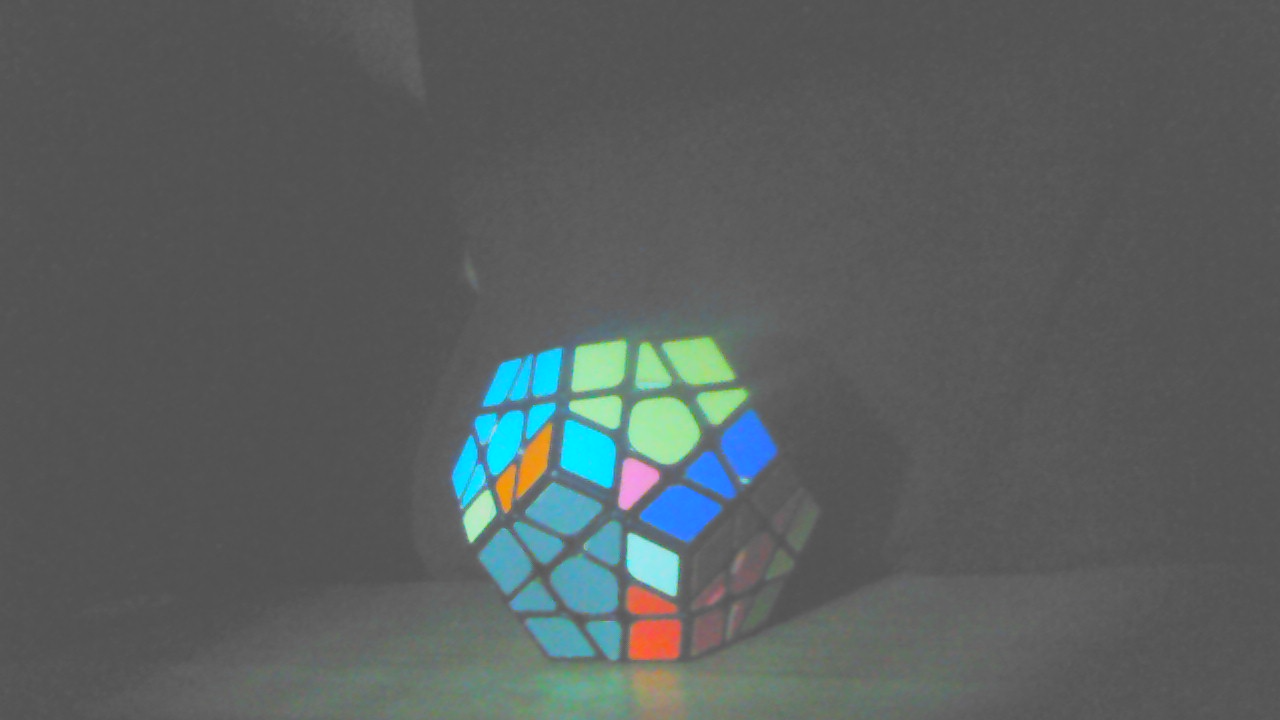
#> input picture CAML/CAM1-01.png, 1280 x 720 px; its folder holds only this picture in this run
$ python Code_3.adjustthresh.py
#> lines starting #> are read from the running program, lines starting #| are printed output that depends on the picture
import numpy as np
import cv2
import os
import glob

horzlino=1280
vertlino=720
img_names = glob.glob("CAML/*.png")
img1=cv2.imread(img_names[0],cv2.IMREAD_GRAYSCALE)
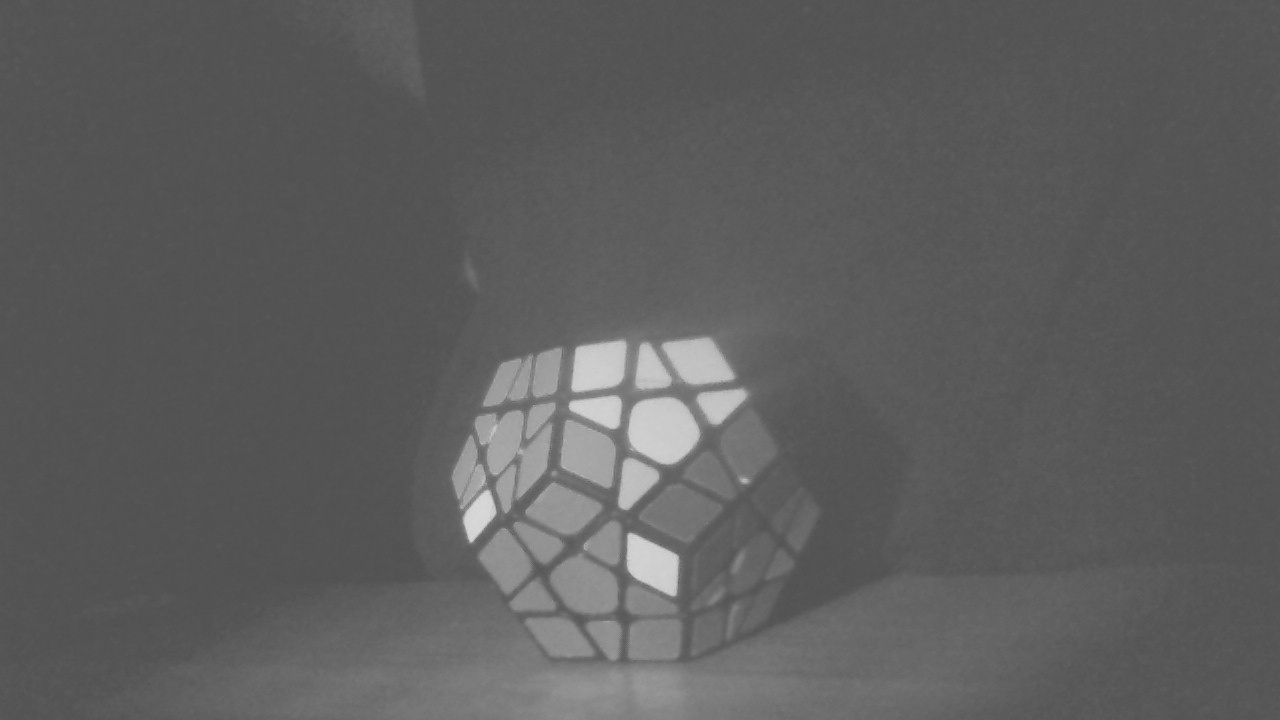
#> img1: shape (720, 1280); min 80, max 219, mean 93.6
ii=50
# adjusting the threshold for processing area and eliminating shadows
# use 'a' and 'd' key to adjust and press 'q' when finished
textColor = (0, 0, 0)
while True:
    ret,img1th = cv2.threshold(img1,ii,255,cv2.THRESH_TOZERO)
#> ret = 50
    cv2.rectangle(img1th,(1,1),(1050,55),255,-1)
    cv2.putText(img1th,"Use 'a' 'd' keys and 'q' when finished, Threshold is "+str(ii), (10,50), cv2.FONT_HERSHEY_SIMPLEX, 1.0, textColor)
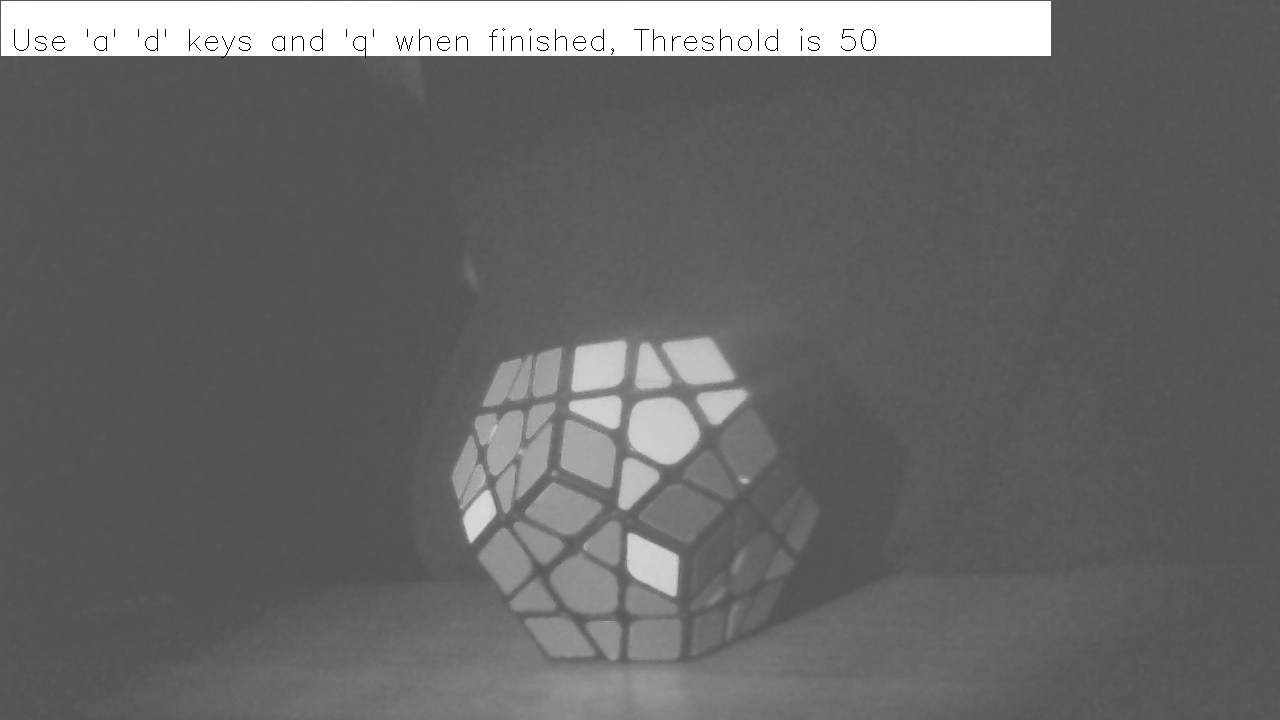
#> img1th: shape (720, 1280); min 0, max 255, mean 103.8
    cv2.imshow("PWindow2",img1th)
    k = cv2.waitKey(0)
#> (key Esc is pressed here)
    if k == 113:
        break
    elif k == 100:
        ii=ii+1
    elif k == 97:
        ii=ii-1

cv2.destroyAllWindows()

np.save("thresholdleft" , ii)

img_names = glob.glob("CAMR/*.png")
img1=cv2.imread(img_names[0],cv2.IMREAD_GRAYSCALE)
ii=50
while True:
    ret,img1th = cv2.threshold(img1,ii,255,cv2.THRESH_TOZERO)
    cv2.rectangle(img1th,(1,1),(1050,55),255,-1)
    cv2.putText(img1th,"Use 'a' 'd' keys and 'q' when finished, Threshold is "+str(ii), (10,50), cv2.FONT_HERSHEY_SIMPLEX, 1.0, textColor)
    cv2.imshow("PWindow2",img1th)
    k = cv2.waitKey(0)
    if k == 113:
        break
    elif k == 100:
        ii=ii+1
    elif k == 97:
        ii=ii-1


cv2.destroyAllWindows()
np.save("thresholdright" , ii)
print ('Threshold Done!')

$ run again, on CAML/CAM1-05.png
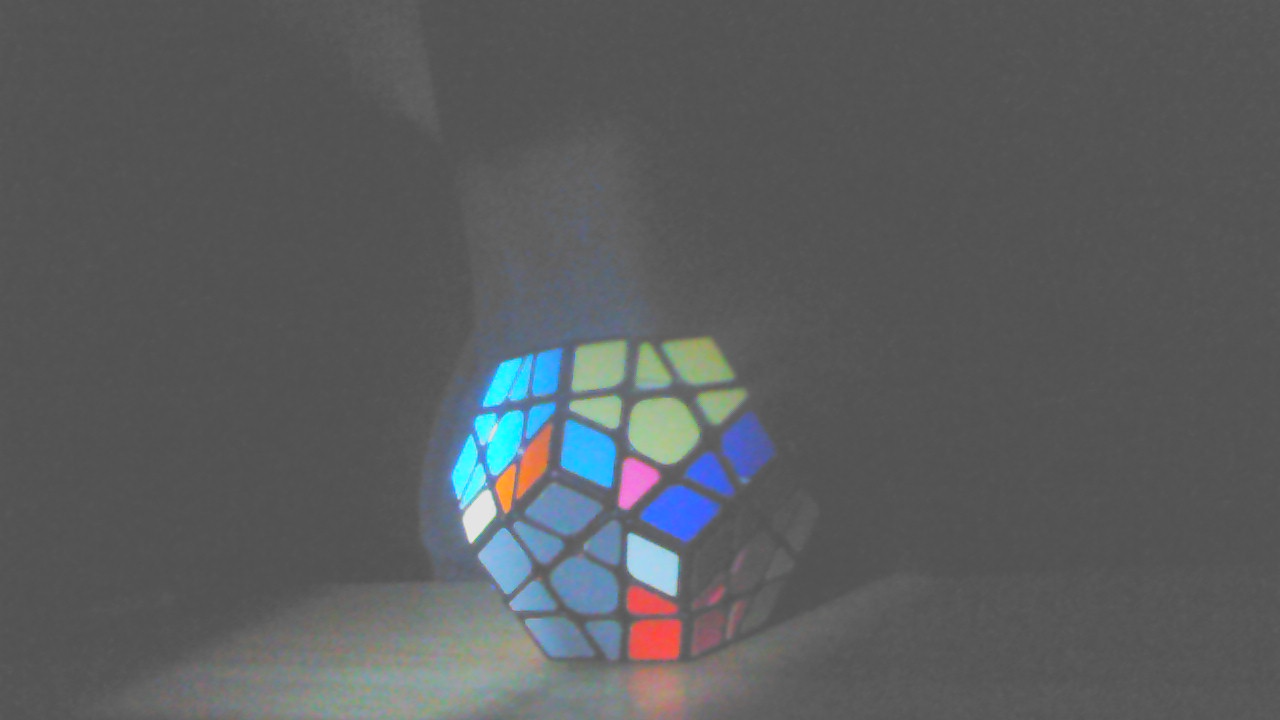
#> input picture CAML/CAM1-05.png, 1280 x 720 px
#> `img1=cv2.imread(img_names[0],cv2.IMREAD_GRAYSCALE)`:
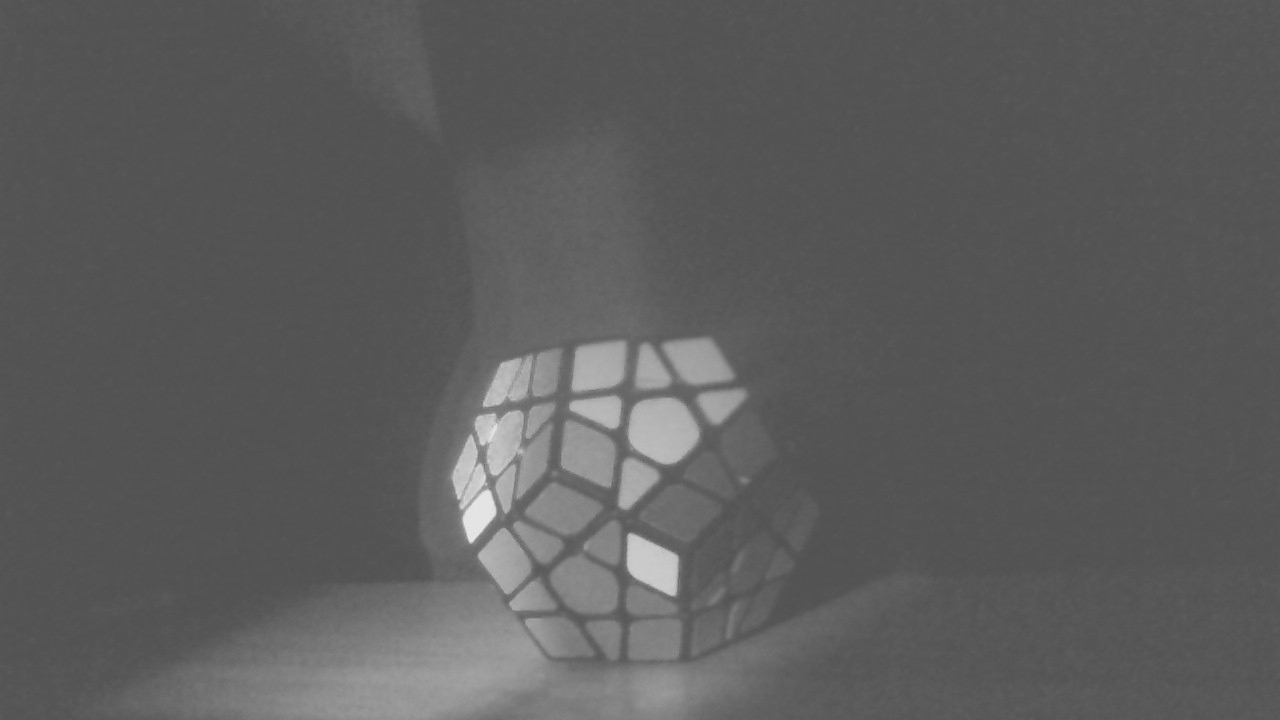
#> img1: shape (720, 1280); min 80, max 238, mean 92.4
#> ret = 50
#> `cv2.putText(img1th,"Use 'a' 'd' keys and 'q' when finished, Threshold ..`:
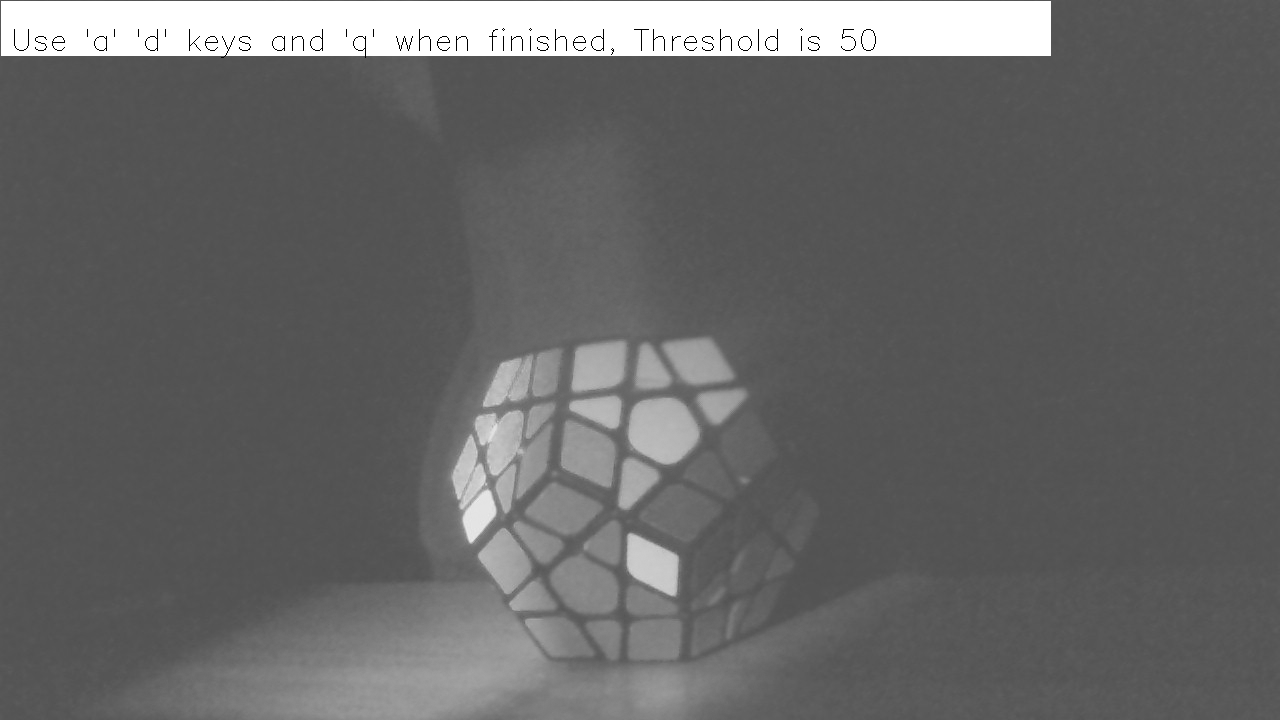
#> img1th: shape (720, 1280); min 0, max 255, mean 102.7

$ run again, on CAML/CAM1-07.png
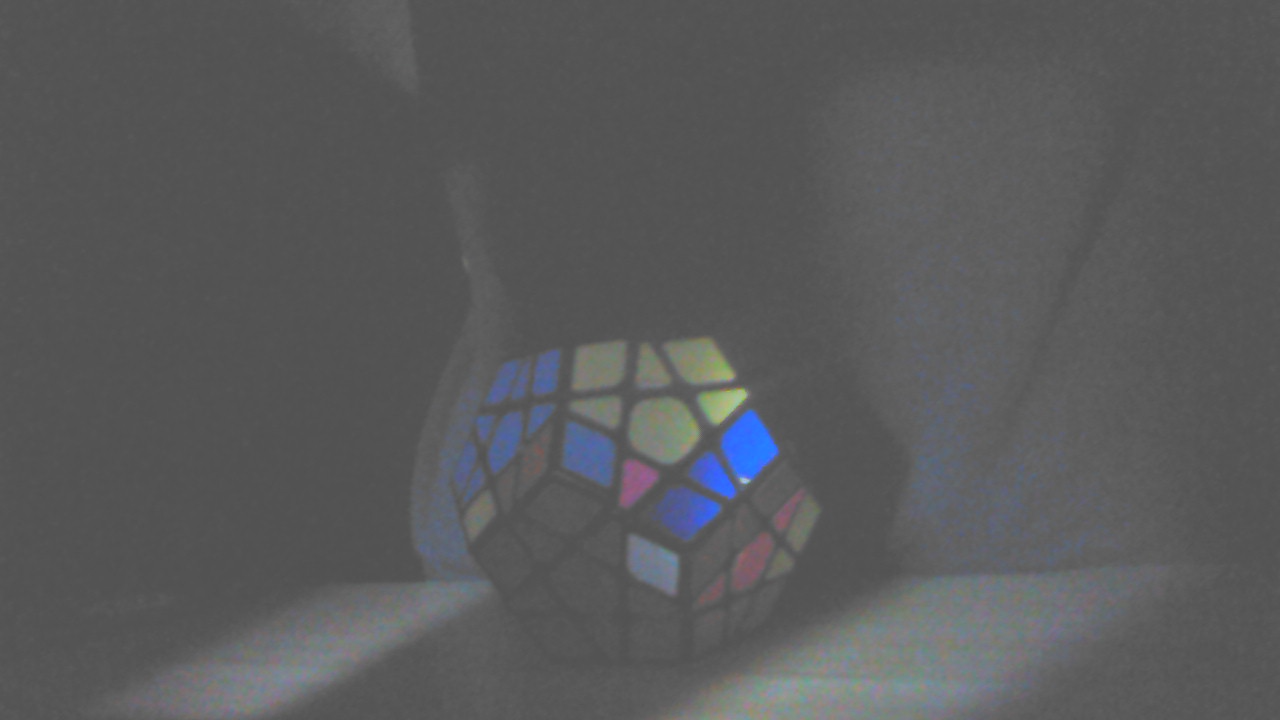
#> input picture CAML/CAM1-07.png, 1280 x 720 px
#> ret = 50
#> `cv2.putText(img1th,"Use 'a' 'd' keys and 'q' when finished, Threshold ..`:
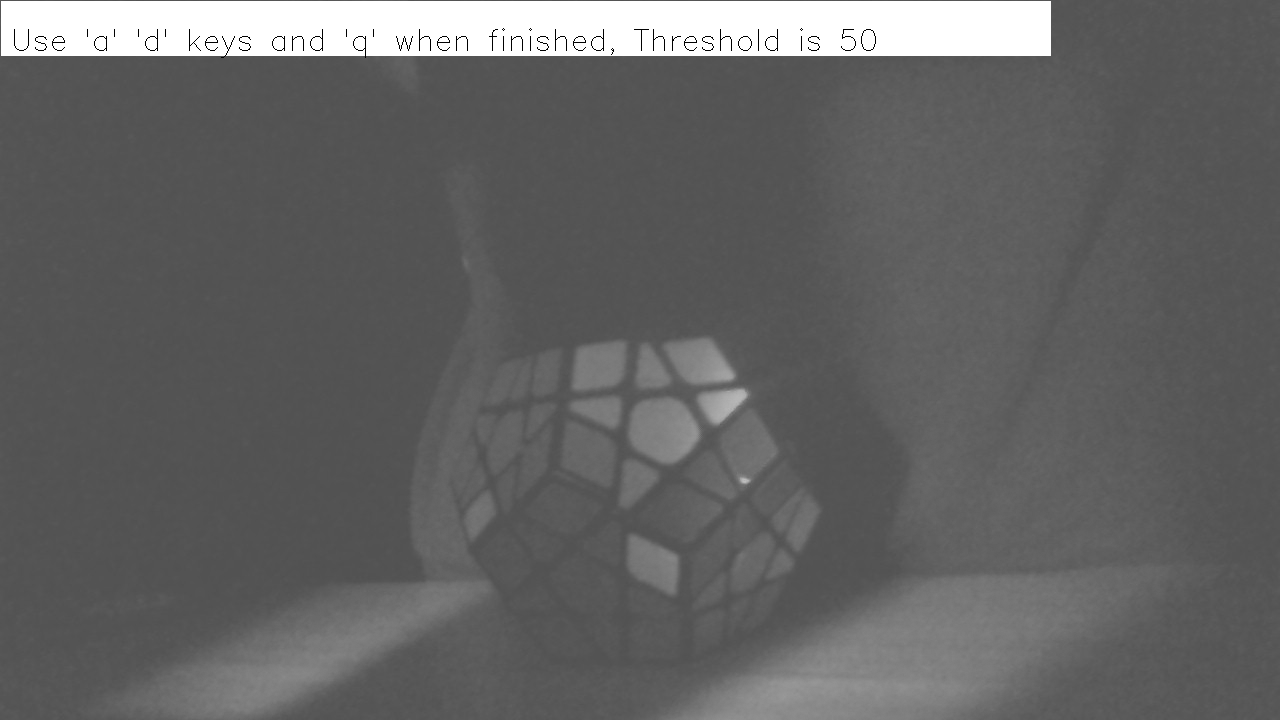
#> img1th: shape (720, 1280); min 0, max 255, mean 100.4

$ run again, on CAML/CAM1-02.png
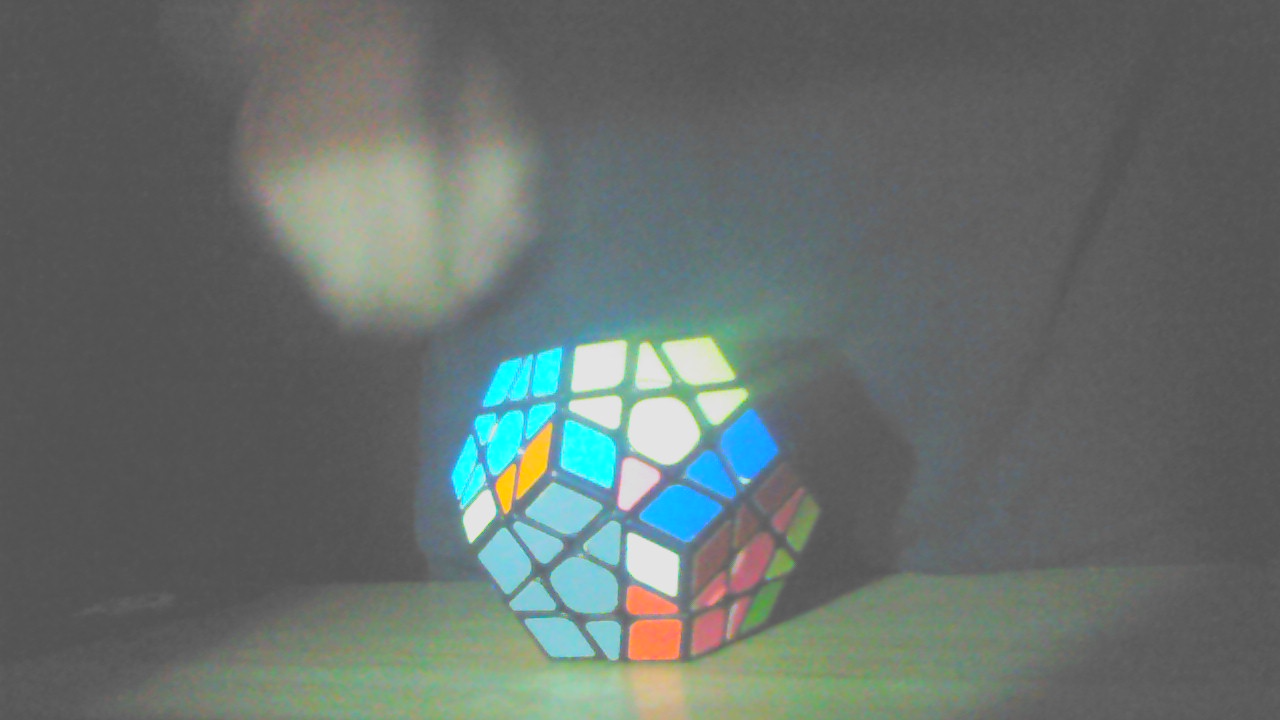
#> input picture CAML/CAM1-02.png, 1280 x 720 px
#> `img1=cv2.imread(img_names[0],cv2.IMREAD_GRAYSCALE)`:
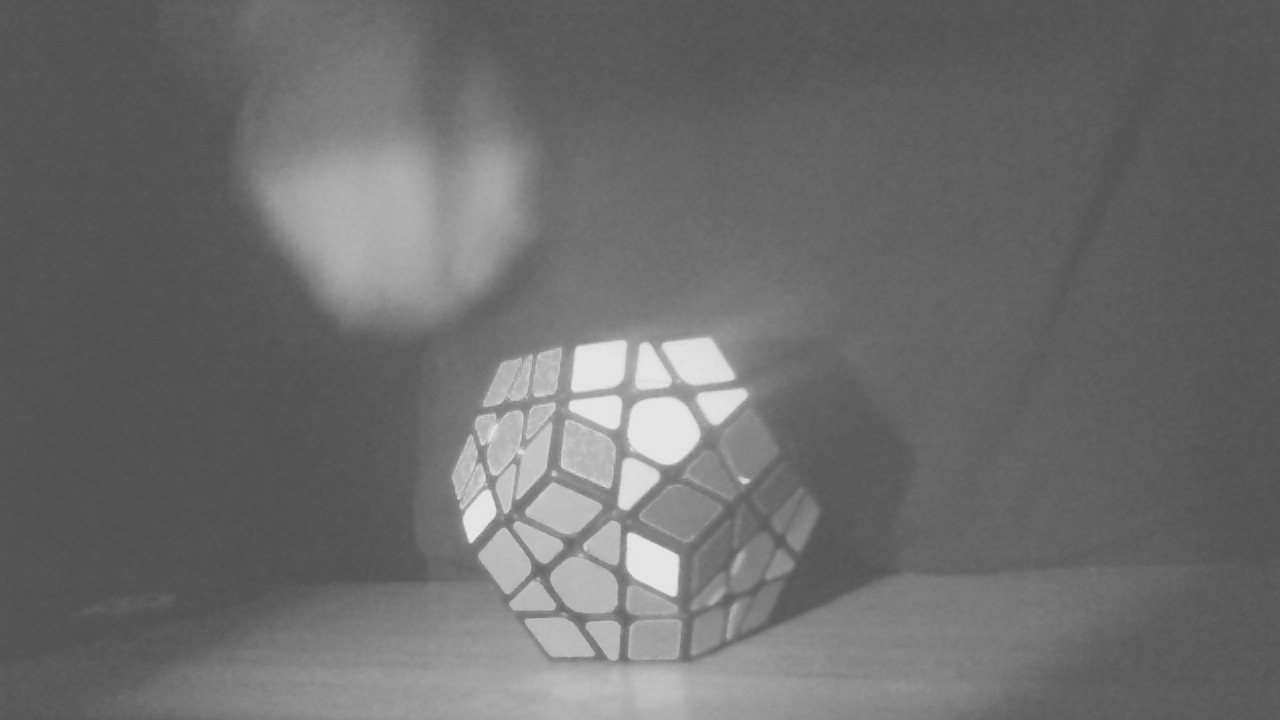
#> img1: shape (720, 1280); min 81, max 237, mean 108.6
#> ret = 50
#> `cv2.putText(img1th,"Use 'a' 'd' keys and 'q' when finished, Threshold ..`:
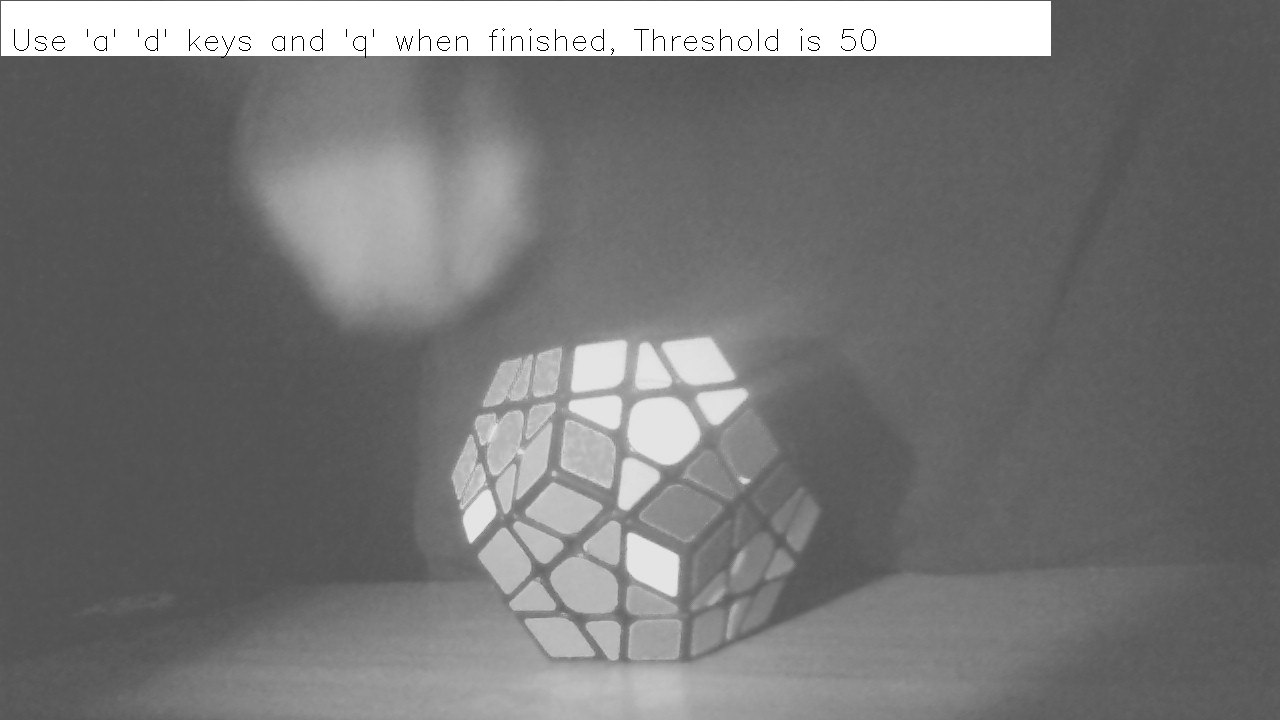
#> img1th: shape (720, 1280); min 0, max 255, mean 118.4
